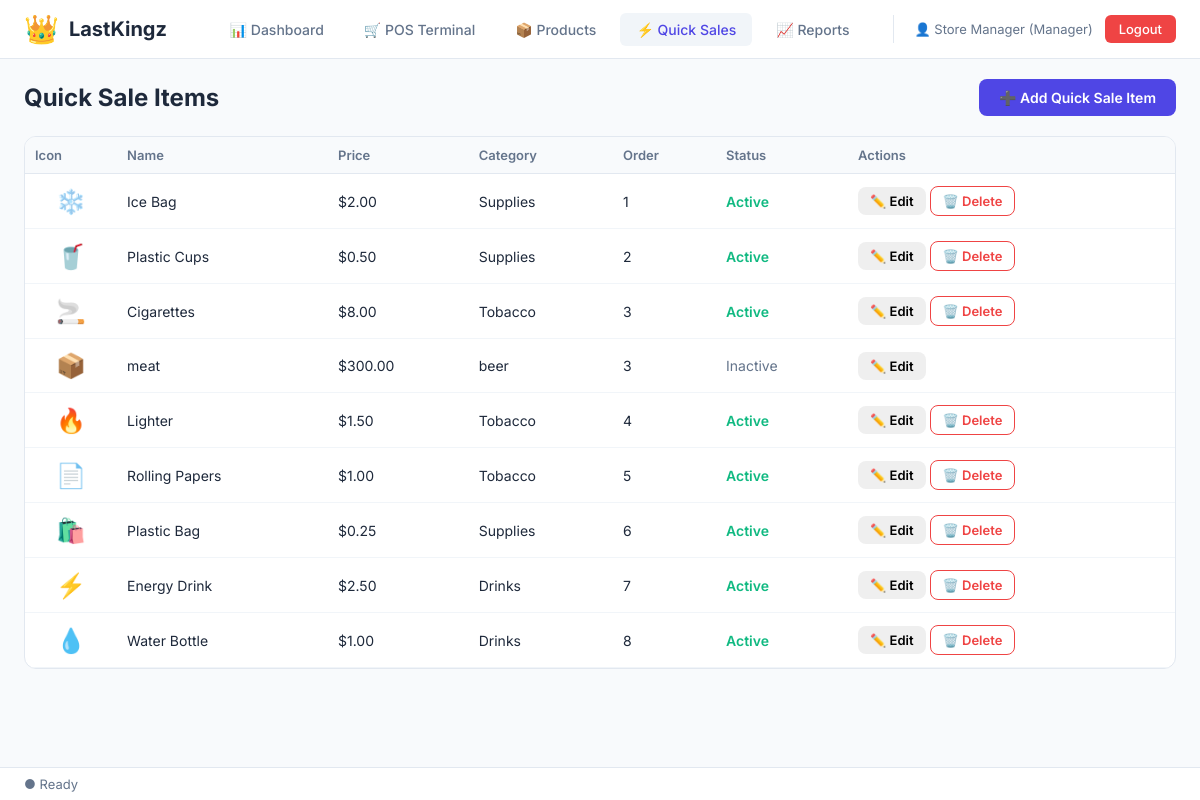
Screenshot of /manager/quick-sales (signed in) with the database file from the repository.
### tables this page shows
CREATE TABLE quick_sale_items (
                id INTEGER PRIMARY KEY AUTOINCREMENT,
                name TEXT NOT NULL,
                price REAL NOT NULL,
                category TEXT,
                icon TEXT,
                display_order INTEGER DEFAULT 0,
                is_active INTEGER DEFAULT 1,
                created_at TIMESTAMP DEFAULT CURRENT_TIMESTAMP
            );

### app.py (the view)
@app.route('/manager/quick-sales')
@manager_required
def manager_quick_sales():
    quick_items = quick_sale.get_all_items(active_only=False)
    return render_template('manager/quick_sales.html', quick_items=quick_items, user=session)

### app.py (called while the page is built)
def manager_required(f):
    @wraps(f)
    def decorated_function(*args, **kwargs):
        if 'user_id' not in session:
            return redirect(url_for('login'))
        if session.get('role') != UserAuth.ROLE_MANAGER:
            flash('Manager access required', 'danger')
            return redirect(url_for('cashier_dashboard'))
        return f(*args, **kwargs)
    return decorated_function

### quick_sale.py (called while the page is built)
    def get_all_items(self, active_only=True):
        conn = sqlite3.connect(self.db_name)
        cursor = conn.cursor()
        if active_only:
            cursor.execute("""
                SELECT id, name, price, category, icon, display_order, is_active
                FROM quick_sale_items
                WHERE is_active = 1
                ORDER BY display_order, name
            """)
        else:
            cursor.execute("""
                SELECT id, name, price, category, icon, display_order, is_active
                FROM quick_sale_items
                ORDER BY display_order, name
            """)
        items = [{'id': r[0], 'name': r[1], 'price': r[2], 'category': r[3],
                 'icon': r[4], 'display_order': r[5], 'is_active': r[6]}
                for r in cursor.fetchall()]
        conn.close()
        return items

### templates/manager/quick_sales.html (shortened to what this page needs)
{% extends "base.html" %}
{% block content %}
<div style="display: flex; justify-content: space-between; align-items: center; margin-bottom: 20px;">
    <h2 style="margin: 0;">Quick Sale Items</h2>
    <button class="btn btn-primary" onclick="showAddQuickSaleModal()">➕ Add Quick Sale Item</button>
</div>
<div class="card">
    <div class="card-body" style="padding: 0;">
        <table class="cart-table">
            <thead>
                <tr>
                    <th>Icon</th>
                    <th>Name</th>
                    <th>Price</th>
                    <th>Category</th>
                    <th>Order</th>
                    <th>Status</th>
                    <th>Actions</th>
                </tr>
            </thead>
            <tbody>
                {% for item in quick_items %}
                <tr>
                    <td style="font-size: 24px; text-align: center;">{{ item.icon }}</td>
                    <td>{{ item.name }}</td>
                    <td>${{ "%.2f"|format(item.price) }}</td>
                    <td>{{ item.category or '-' }}</td>
                    <td>{{ item.display_order }}</td>
                    <td>
                        {% if item.is_active %}
                        <span style="color: #10b981; font-weight: 600;">Active</span>
                        {% else %}
                        <span style="color: #64748b;">Inactive</span>
                        {% endif %}
                    </td>
                    <td>
                        <button class="btn btn-secondary" style="padding: 6px 12px; font-size: 13px;" onclick="editQuickSaleItem({{ item.id }})">✏️ Edit</button>
                        {% if item.is_active %}
                        <button class="btn btn-danger" style="padding: 6px 12px; font-size: 13px;" onclick="deleteQuickSaleItem({{ item.id }})">🗑️ Delete</button>
                        {% endif %}
                    </td>
                </tr>
                {% endfor %}
            </tbody>
        </table>
    </div>
</div>
{% endblock %}

### static/css/style.css (style rules this page uses)
* { margin: 0; padding: 0; box-sizing: border-box; }
body { font-family: 'Inter', -apple-system, BlinkMacSystemFont, sans-serif; background: #f8fafc; color: #1e293b; }
.card { background: white; border-radius: 12px; border: 1px solid #e2e8f0; overflow: hidden; }
.card-body { padding: 20px; }
.btn { padding: 10px 20px; border-radius: 8px; border: none; font-size: 14px; font-weight: 600; cursor: pointer; transition: all 0.2s; font-family: 'Inter', sans-serif; }
.btn-primary { background: #4f46e5; color: white; }
.btn-danger { background: white; color: #ef4444; border: 1px solid #ef4444; }
.cart-table { width: 100%; border-collapse: collapse; }
.cart-table th { background: #f8fafc; padding: 10px; text-align: left; font-size: 13px; font-weight: 600; color: #64748b; border-bottom: 1px solid #e2e8f0; }
.cart-table td { padding: 12px 10px; border-bottom: 1px solid #f1f5f9; font-size: 14px; }

### rows the page displays
quick_sale_items: icon "❄️", name "Ice Bag", price "2.00", category "Supplies", display_order "1", is_active "Active"
quick_sale_items: icon "🥤", name "Plastic Cups", price "0.50", category "Supplies", display_order "2", is_active "Active"
quick_sale_items: icon "🚬", name "Cigarettes", price "8.00", category "Tobacco", display_order "3", is_active "Active"
quick_sale_items: icon "📦", name "meat", price "300.00", category "beer", display_order "3", is_active "Inactive"
quick_sale_items: icon "🔥", name "Lighter", price "1.50", category "Tobacco", display_order "4", is_active "Active"
quick_sale_items: icon "📄", name "Rolling Papers", price "1.00", category "Tobacco", display_order "5", is_active "Active"
quick_sale_items: icon "🛍️", name "Plastic Bag", price "0.25", category "Supplies", display_order "6", is_active "Active"
quick_sale_items: icon "⚡", name "Energy Drink", price "2.50", category "Drinks", display_order "7", is_active "Active"
quick_sale_items: icon "💧", name "Water Bottle", price "1.00", category "Drinks", display_order "8", is_active "Active"

### other values shown
{{ user.full_name }} "Store Manager"
{{ user.role|title }} "Manager"
